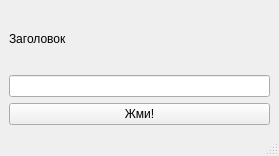
<?xml version="1.0" encoding="UTF-8"?>
<ui version="4.0">
 <class>MainWindow</class>
 <widget class="QMainWindow" name="MainWindow">
  <property name="geometry">
   <rect>
    <x>0</x>
    <y>0</y>
    <width>279</width>
    <height>156</height>
   </rect>
  </property>
  <property name="windowTitle">
   <string>MainWindow</string>
  </property>
  <widget class="QWidget" name="centralwidget">
   <layout class="QVBoxLayout" name="verticalLayout">
    <item>
     <widget class="QLabel" name="label">
      <property name="text">
       <string>Заголовок</string>
      </property>
     </widget>
    </item>
    <item>
     <widget class="QLineEdit" name="lineEdit"/>
    </item>
    <item>
     <widget class="QPushButton" name="pushButton">
      <property name="text">
       <string>Жми!</string>
      </property>
     </widget>
    </item>
   </layout>
  </widget>
  <widget class="QMenuBar" name="menubar">
   <property name="geometry">
    <rect>
     <x>0</x>
     <y>0</y>
     <width>279</width>
     <height>29</height>
    </rect>
   </property>
  </widget>
  <widget class="QStatusBar" name="statusbar"/>
 </widget>
 <resources/>
 <connections/>
</ui>
